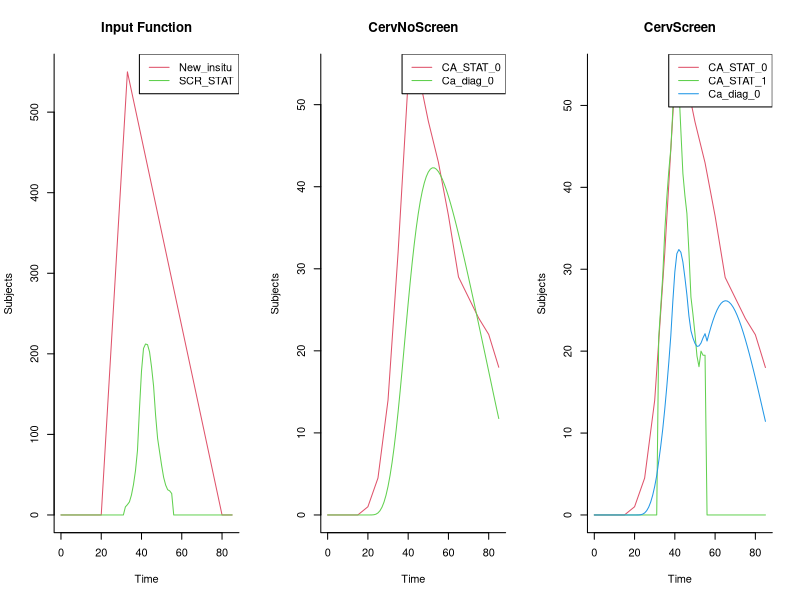
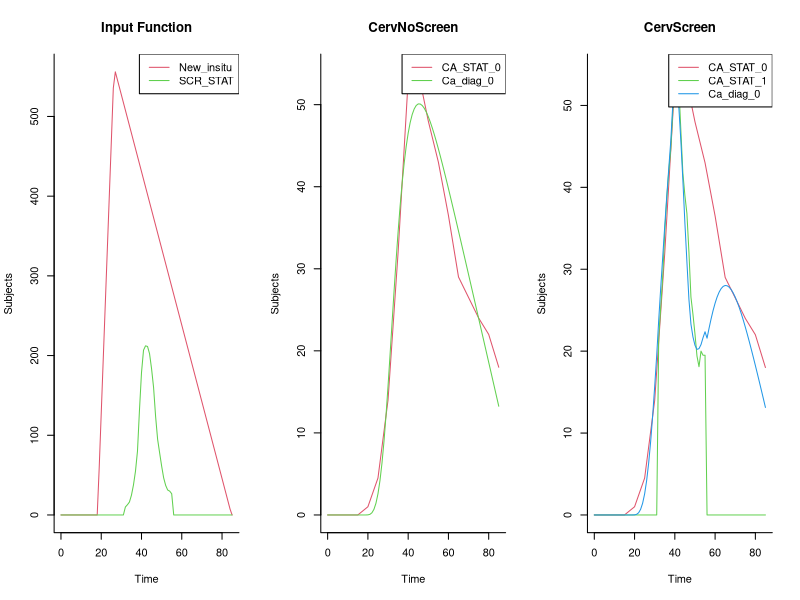
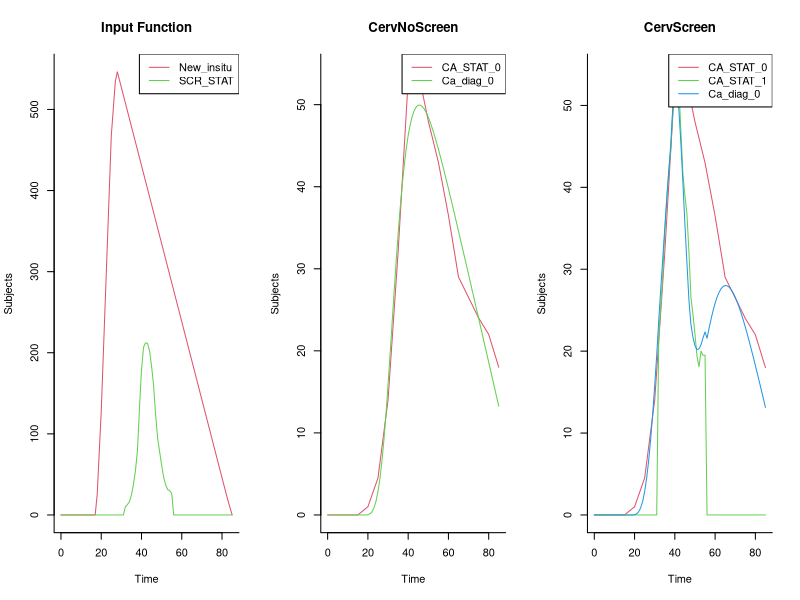
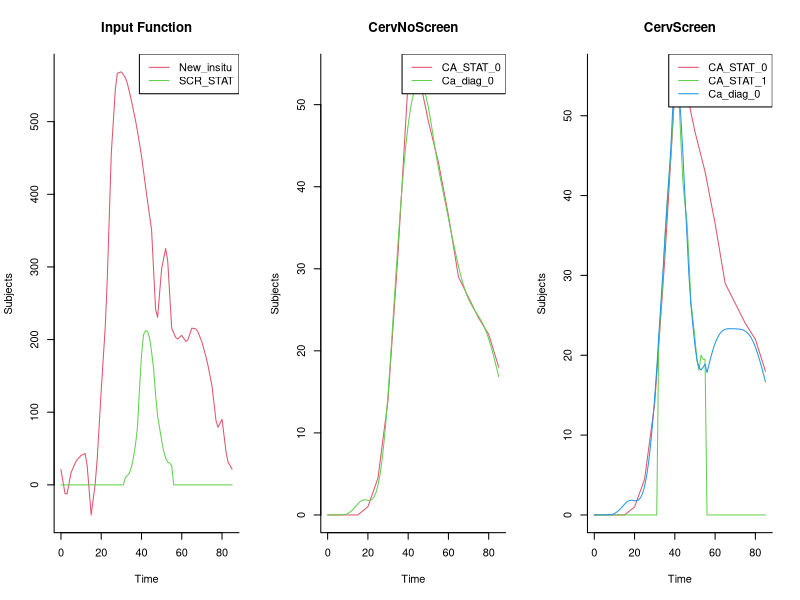

These figures' R source, in order: (Note: this script raises an error after producing the figures.)
#  PROJECT 
#  =======
#  Principles of Modelling and Simulation in Epidemiology
#  Laboratory exercise 4
#
#  DESCRIPTION
#  ===========
#  Suggested solutions

# AUTHOR AND DATE
# Andreas Karlsson, November 2013

## @knitr Requirements
require(deSolve) #For the deterministic solutions (also for initial and environmental stochasticity)
require(stats) #The stats package has the 'optim'-function


## @knitr Defining_input_data
rm(list=ls(all=TRUE))

## Setting the relative tolerance for the optimisations
reltol <- 1e-3

CA_STAT_0_amp = c(0, 0, 0, 0, 1, 4.5, 14, 32, 53, 54, 48, 43, 36.5, 29, 26.5, 24, 22, 18)
CA_STAT_0 <- approxfun(seq(0,85,by=5),CA_STAT_0_amp, rule = 1)

CA_STAT_1_amp <- rep(0,85)
CA_STAT_1_amp[32:55] = c(21.7, 25.4, 29.2, 34.6, 38.7, 42.0, 44.7, 49.4, 54.1, 52.7, 52.3,
              46.9, 41.7, 39.0, 36.8, 32.1, 26.6, 24.5, 22.1, 19.4, 18.1, 20.0,
              19.5, 19.5)
CA_STAT_1 <- approxfun(1:85,CA_STAT_1_amp, rule = 2)

SCR_STAT_amp <- rep(0,85)
SCR_STAT_amp[32:55]  <- c(10.0, 12.8, 16.2, 24.7, 37.5, 54.7, 80.0, 132.0, 178.6, 206.7,
             212.2, 211.4, 202.3, 183.4, 159.9, 123.7, 95.0, 78.0, 61.4, 46.6,
             37.1, 31.3, 29.9, 26.6)
SCR_STAT <- approxfun(1:85,SCR_STAT_amp, rule = 2)

Fraction_alive_amp <- c(1, 0.993, 0.993, 0.992, 0.991, 0.989, 0.987, 0.984, 0.980, 0.973, 0.963, 0.948, 0.925, 0.889, 0.834, 0.746, 0.601, 0.417)
Fraction_alive <- approxfun(seq(0,85,by=5),Fraction_alive_amp, rule = 1)

## @knitr constructing_the_model
CervNoScreen <- function(time, state, parameters) {
  with(as.list(c(state, parameters)), {
    D <- T1 / (3 * P^(1/3) )
    R <- T1 / (3 * (1 - P^(1/3) ))
    dSITU1_0 <- New_insitu(time) - SITU1_0 / R - SITU1_0 / D
    dSITU2_0 <- SITU1_0 / D - SITU2_0 / R - SITU2_0 / D
    dSITU3_0 <- SITU2_0 / D - SITU3_0 / R - SITU3_0 / D
    dInvasive_0 <-  SITU3_0 / D - Invasive_0 / T2
    Ca_diag_0 <- (Invasive_0 / T2 )
    return(list(c(dSITU1_0, dSITU2_0, dSITU3_0, dInvasive_0), Ca_diag_0 = Ca_diag_0))
  })
}
CervScreen <- function(time, state, parameters) {
  with(as.list(c(state, parameters)), {
    D <- T1 / (3 * P^(1/3) )
    R <- T1 / (3 * (1 - P^(1/3) ))
    SITU_1 <- SITU1_1 + SITU2_1 + SITU3_1
    dSITU1_1 <- New_insitu(time) - SITU1_1 / R - SITU1_1 / D - SCR_STAT(time) * (SITU1_1/max(SITU_1, 1e-15))
    dSITU2_1 <- SITU1_1 / D - SITU2_1 / R - SITU2_1 / D - SCR_STAT(time) * (SITU2_1/max(SITU_1, 1e-15))
    dSITU3_1 <- SITU2_1 / D - SITU3_1 / R - SITU3_1 / D - SCR_STAT(time) * (SITU3_1/max(SITU_1, 1e-15))
    dInvasive_1 <-  SITU3_1 / D - Invasive_1 / T2 - Invasive_1 * SCR_STAT(time) / max(SITU_1, 1e-15)
    Ca_diag_1 <- Invasive_1 / T2 
    Ca_diag_scr <- Invasive_1 * SCR_STAT(time) / max(SITU_1, 1e-15)
    Ca_diag_both <- Ca_diag_1 + Ca_diag_scr
    return(list(c(dSITU1_1, dSITU2_1, dSITU3_1, dInvasive_1), Ca_diag_both = Ca_diag_both))
  })
}
callCervModels <- function(parameters, NewInsituLookUpTable = FALSE, make_plots = FALSE){
  if (NewInsituLookUpTable){
    New_insitu <<- approxfun(seq(0, 85, by = 2.5), parameters[grep("Y_tri", names(parameters))], rule = 2)
  }
  else{
    New_insitu <<- approxfun(c(0, parameters['a'], parameters['b'], parameters['c'], 85), c(0, 0, parameters['y'], 0, 0), rule = 2)
  }
  dt <- 1
  times <- seq(0, 85, by = dt)
  
  Ca_diag_0 <- 0
  init_0 <- c(SITU1_0 = 0, SITU2_0 = 0, SITU3_0 = 0, Invasive_0 = 0)
  out_nscr <- as.data.frame(ode(y = init_0, times = times, func = CervNoScreen, parms = parameters))
  out_nscr$time <- NULL
  
  Ca_diag_1 <- 0
  init_1 <- c(SITU1_1 = 0, SITU2_1 = 0, SITU3_1 = 0, Invasive_1 = 0)
  out_scr <- as.data.frame(ode(y = init_1, times = times, func = CervScreen, parms = parameters))
  out_scr$time <- NULL
  
  V_0 <- sum((out_nscr['Ca_diag_0'] - CA_STAT_0(times))^2)
  V_1 <- sum((out_scr[times >= 31.5 & times <= 55.5, 5] - CA_STAT_1(times[times >= 31.5 & times <= 55.5]))^2)
  V <- V_0 + V_1 + ifelse(parameters['P'] <= 0 , 1e7, 0) 
  if (make_plots){
    layout(matrix(1:3, 1, 3, byrow = TRUE))
    matplot(times, cbind(New_insitu(times), SCR_STAT(times)), type = "l", xlab = "Time", ylab = "Subjects", main = "Input Function", lwd = 1, lty = 1, bty = "l", col = 2:4)
    legend('topright', c('New_insitu', 'SCR_STAT'), lty = 1, col = 2:3)
    matplot(times, cbind(CA_STAT_0(times),out_nscr['Ca_diag_0']), type = "l", xlab = "Time", ylab = "Subjects", main = "CervNoScreen", lwd = 1, lty = 1, bty = "l", col = 2:3)
    legend('topright', c('CA_STAT_0', 'Ca_diag_0'), lty = 1, col = 2:3)
    matplot(times, cbind(CA_STAT_0(times),CA_STAT_1(times),out_scr['Ca_diag_both']), type = "l", xlab = "Time", ylab = "Subjects", main = "CervScreen", lwd = 1, lty = 1, bty = "l", col = 2:4)
    legend('topright', c('CA_STAT_0', 'CA_STAT_1', 'Ca_diag_0'), lty = 1, col = 2:4)  
    print('Obj. functions:')
    print(round(data.frame(V_0 = V_0, V_1 = V_1, V = V, row.names = NULL)))
  }
  return(V)
}
## @knitr initial_value_results
parameters <- c(P = 0.1, T1 = 10, T2 = 5, a = 20, b = 33, c = 80, y = 550)
res_value <- callCervModels(parameters, make_plots = TRUE)

## @knitr optimised_results
opt_res <- optim(parameters,  callCervModels, method = "BFGS", control=list( reltol)) 
tmp <- callCervModels(parameters = opt_res$par, make_plots = TRUE)
print(opt_res$par)
print(paste('The obj. function was reduced by:', round((res_value - opt_res$value)/res_value *100),'%'))

## @knitr rep_opt_res_with_lookup_table
triang <- approxfun(c(0, opt_res$par['a'], opt_res$par['b'], opt_res$par['c'], 85), c(0, 0, opt_res$par['y'], 0, 0), rule = 2)
triang_time <- seq(0, 85, by = 2.5)
parameters_lookup <- c(opt_res$par[c('P', 'T1', 'T2')], Y_tri = triang(triang_time))
res_triang <- callCervModels(parameters_lookup, NewInsituLookUpTable = TRUE, make_plots = TRUE)

## @knitr opt_res_with_opt_triangle_Nelder_Mead
opt_tri_res_Simplex <- optim(parameters_lookup,  callCervModels, method = c("Nelder-Mead"), control=list( reltol ), NewInsituLookUpTable = TRUE) 
tmp <- callCervModels(parameters = opt_tri_res_Simplex$par, NewInsituLookUpTable = TRUE, make_plots = TRUE)
print(opt_tri_res_Simplex$par)

## @knitr opt_res_with_opt_triangle_BFGS
opt_tri_res_BFGS <- optim(parameters_lookup,  callCervModels, method = c("BFGS"),  control=list( reltol ), NewInsituLookUpTable = TRUE) 
tmp <- callCervModels(parameters = opt_tri_res_BFGS$par, NewInsituLookUpTable = TRUE, make_plots = TRUE)
print(opt_tri_res_BFGS$par)

## @knitr opt_of_screening
AppliedCervScreen <- function(time, state, parameters) {
  with(as.list(c(state, parameters)), {
    D <- T1 / (3 * P^(1/3) )
    R <- T1 / (3 * (1 - P^(1/3) ))
    SITU <- SITU1 + SITU2 + SITU3
    dSITU1 <- New_insitu_N(time) - SITU1 / R - SITU1 / D
    dSITU2 <- SITU1 / D - SITU2 / R - SITU2 / D
    dSITU3 <- SITU2 / D - SITU3 / R - SITU3 / D
    dInvasive <-  SITU3 / D - Invasive / T2
    Ca_diag_both <- Invasive / T2
    dSUMCANCER <- Ca_diag_both * Fraction_alive(time)
    return(list(c(dSITU1, dSITU2, dSITU3, dInvasive, dSUMCANCER), Ca_diag_both = Ca_diag_both, SITU = SITU))
  })
}
callAppliedCervModels <- function(ages, N, opt_parameters, make_plots = FALSE){
  New_insitu <- approxfun(seq(0, 85, by = 2.5), opt_parameters[grep("Y_tri", names(opt_parameters))], rule = 2)
  dt <- 1
  times <- seq(0, 85, by = dt)
  factor <- N / sum(New_insitu(times))/dt
  New_insitu_N <<- approxfun(seq(0, 85, by = 2.5), factor * opt_parameters[grep("Y_tri", names(opt_parameters))], rule = 2)
    
  eventdat <- data.frame(var = c("SITU1", "SITU2", "SITU3","Invasive"),
                       time = c(rep(ages['Age1'],4), rep(ages['Age2'],4), rep(ages['Age3'],4)) ,
                       value = rep(0.25,12),
                       method = rep("mult",12))
  
  Ca_diag <- 0
  init <- c(SITU1 = 0, SITU2 = 0, SITU3 = 0, Invasive = 0, SUMCANCER = 0)
  out_appl_nscr <- as.data.frame(ode(y = init, times = times, func = AppliedCervScreen, parms = opt_parameters))
  out_appl_scr <- as.data.frame(ode(y = init, times = times, func = AppliedCervScreen, parms = opt_parameters, events = list(data = eventdat)))  
  
  CumNoScreen <- max(out_appl_nscr['SUMCANCER'], na.rm=T)
  CumScreen <- max(out_appl_scr['SUMCANCER'], na.rm=T)
  REDUCTION <- CumNoScreen - CumScreen
  if (make_plots){
    layout(matrix(1:2, 1, 2, byrow = TRUE))
    matplot(times, cbind(out_appl_nscr$SITU, out_appl_scr$SITU), type = "l", xlab = "Time", ylab = "Ratios", main = "SITU_0 vs SITU_1", lwd = 1, lty = 1, bty = "l", col = 2:4)
    legend('topright', c('SITU_0', 'SITU_1'), lty = 1, col = 2:3)
    matplot(times, cbind(out_appl_nscr['SUMCANCER'],out_appl_scr['SUMCANCER']), type = "l", xlab = "Time", ylab = "Subjects", main = "Cumulated Cancers", lwd = 1, lty = 1, bty = "l", col = 2:3)
    legend('topleft', c('SUMCANCER_0', 'SUMCANCER_1'), lty = 1, col = 2:3)
    print(data.frame(Cumulated_no_Screening = CumNoScreen, Cumulated_Screening = CumScreen, Reduction = REDUCTION))
  }
  return(REDUCTION)
}
# Choosing the optimised parameters from previously
opt_parameters <- opt_tri_res_BFGS$par
N <- 100000

## @knitr noscreening
ages <- c(Age1 = 0, Age2 = 0, Age3 = 0)
tmp <- callAppliedCervModels(ages =ages, N = N, opt_parameters, make_plots=TRUE)

## @knitr onescreening
ages <- c(Age1 = 40, Age2 = 0, Age3 = 0)
tmp <- callAppliedCervModels(ages =ages, N = N, opt_parameters, make_plots=TRUE)

## @knitr optimised_screening_ages
lower = 0
upper = 85
ages <- c(Age1 = 35, Age2 = 45, Age3 = 55)
opt_ages_L_BFGS_B <- optim(ages, N = N, callAppliedCervModels, method = c("L-BFGS-B"), lower = lower, upper = upper, control=list(reltol, fnscale = -1), opt_parameters = opt_parameters) 
tmp <- callAppliedCervModels(ages = round(opt_ages_L_BFGS_B$par), N = N, opt_parameters, make_plots = TRUE)
print(opt_ages_L_BFGS_B$par)
